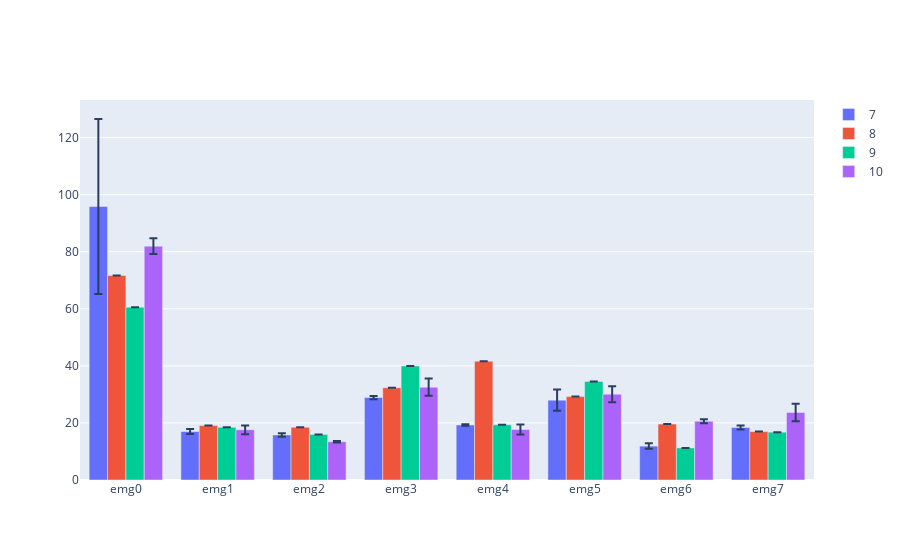

Write notebook code for a chart like this one.
### Code cell
fig = go.Figure()
for subject, channels in average_emg.items():
    channel_names = list(channels.keys())
    channel_mean = []
    channel_std = []
    for channel in channel_names:
        channel_mean.append(channels[channel]['mean'])
        channel_std.append(channels[channel]['std'])
    fig.add_trace(go.Bar(
        name=subject,
        x=channel_names,
        y=channel_mean,
        error_y=dict(type='data', array=channel_std)
    ))
fig.update_layout(barmode='group')

### Figure 1 — Plotly figure (JSON) as saved in the notebook; plotly's stock layout.template omitted (floating-point values rounded to 4 significant figures)
{"data": [{"error_y": {"array": [30.66, 0.8908, 0.6308, 0.568, 0.2624, 3.75, 0.9604, 0.7048], "type": "data"}, "name": "7", "type": "bar", "x": ["emg0", "emg1", "emg2", "emg3", "emg4", "emg5", "emg6", "emg7"], "y": [95.86, 17.0, 15.79, 28.89, 19.28, 27.99, 11.88, 18.38]}, {"error_y": {"array": [0, 0, 0, 0, 0, 0, 0, 0], "type": "data"}, "name": "8", "type": "bar", "x": ["emg0", "emg1", "emg2", "emg3", "emg4", "emg5", "emg6", "emg7"], "y": [71.68, 19.07, 18.5, 32.31, 41.63, 29.24, 19.59, 16.97]}, {"error_y": {"array": [0, 0, 0, 0, 0, 0, 0, 0], "type": "data"}, "name": "9", "type": "bar", "x": ["emg0", "emg1", "emg2", "emg3", "emg4", "emg5", "emg6", "emg7"], "y": [60.58, 18.46, 15.97, 39.97, 19.34, 34.54, 11.24, 16.76]}, {"error_y": {"array": [2.741, 1.527, 0.2463, 3.058, 1.787, 2.794, 0.7324, 3.067], "type": "data"}, "name": "10", "type": "bar", "x": ["emg0", "emg1", "emg2", "emg3", "emg4", "emg5", "emg6", "emg7"], "y": [81.96, 17.6, 13.42, 32.55, 17.7, 30.07, 20.59, 23.67]}], "layout": {"barmode": "group"}}
